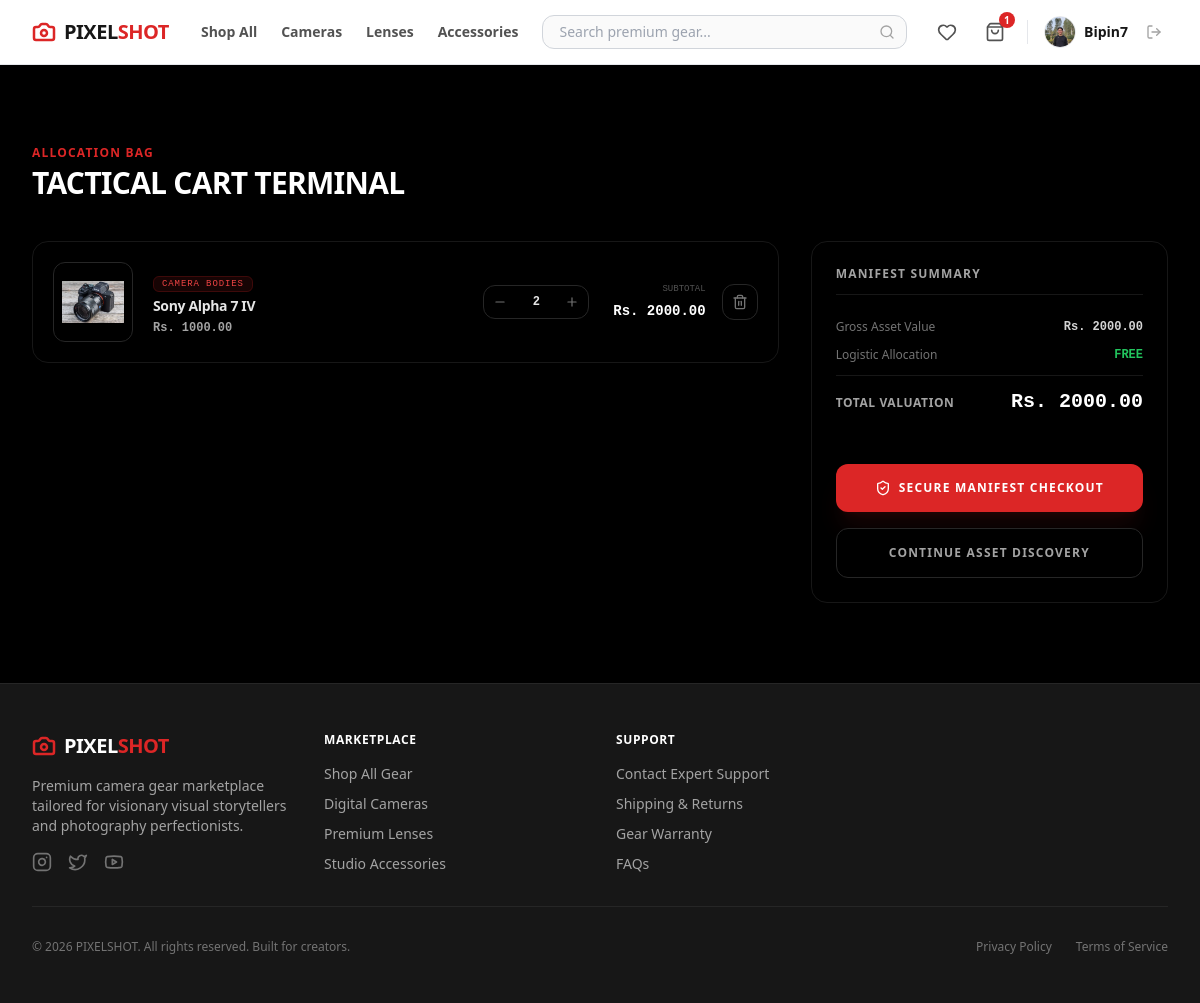
Page /cart/ (signed in) on the earlier database version.
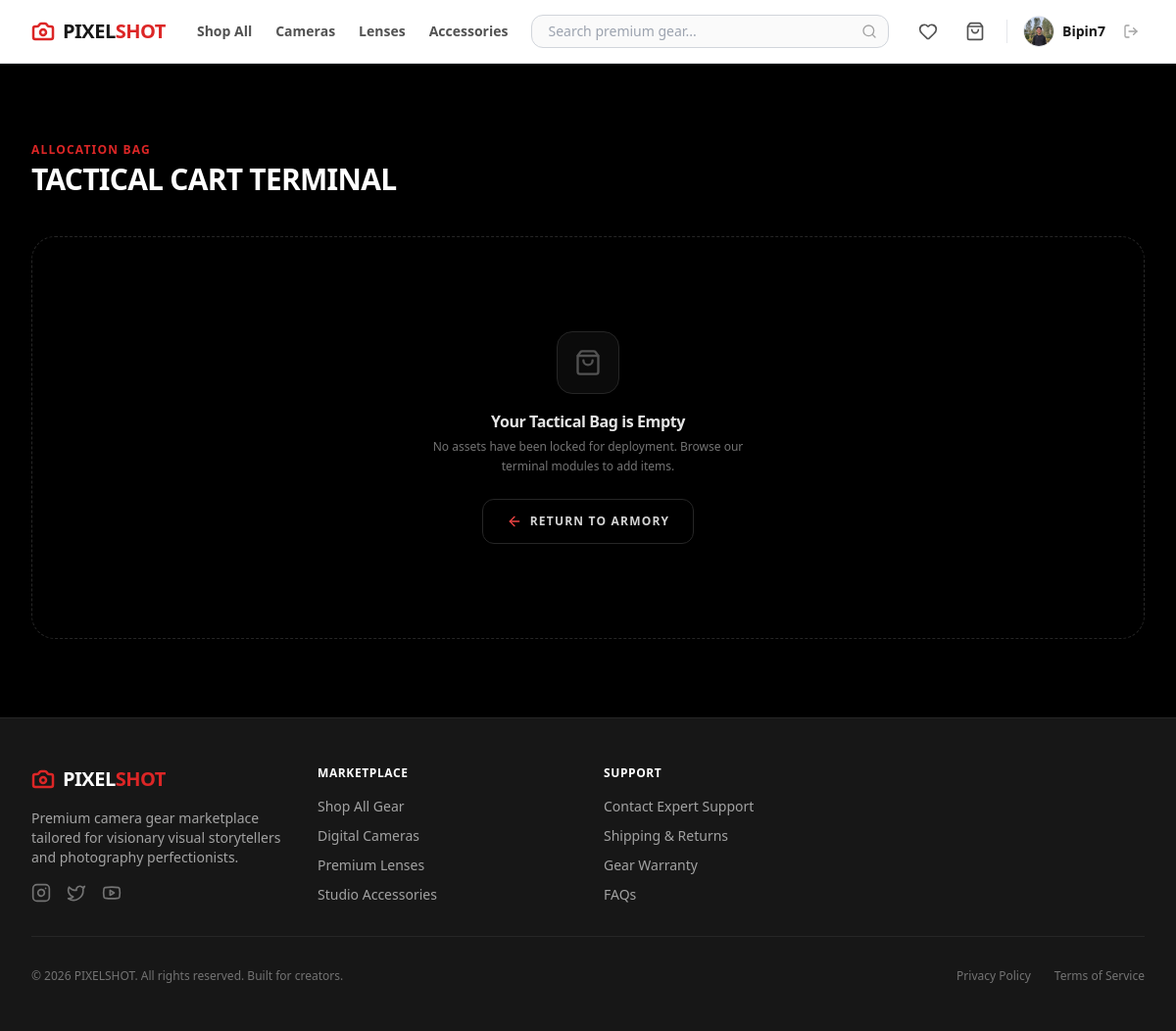
Same page on the later database version.
### ps_app/models.py (models this page shows, shortened)
class User(AbstractUser):
    phone = models.CharField(max_length=20, blank=True)
    address = models.TextField(blank=True)
    profile_picture = models.ImageField(upload_to='images/user/', blank=True, null=True)

class Cart(models.Model):
    customer = models.OneToOneField(User, on_delete=models.CASCADE, related_name='cart')

class CartItem(models.Model):
    cart = models.ForeignKey(Cart, on_delete=models.CASCADE, related_name='items')
    product = models.ForeignKey(Product, on_delete=models.CASCADE)
    quantity = models.PositiveIntegerField(default=1)
    @property
    def total_price(self):
        return self.product.price * self.quantity

class Product(models.Model):
    class Category(models.TextChoices):
        CAMERAS = 'cameras', 'Camera Bodies'
        LENSES = 'lenses', 'Lenses & Optics'
        STABILIZERS = 'stabilizers', 'Gimbals & Tripods'
        LIGHTING = 'lighting', 'Studio & On-Camera Lighting'
        AUDIO = 'audio', 'Microphones & Audio Recorders'
        STORAGE = 'storage', 'Memory Cards & Drives'
        ACCESSORIES = 'accessories', 'Bags, Power & Rigging'
    class Condition(models.TextChoices):
        NEW = 'new', 'Brand New (Sealed)'
        REFURBISHED = 'refurbished', 'Factory Refurbished'
        OPEN_BOX = 'open_box', 'Open Box / Mint'
    brand = models.ForeignKey(Brand, on_delete=models.SET_NULL, null=True, related_name='products')
    name = models.CharField(max_length=255)
    category = models.CharField(max_length=20, choices=Category.choices)
    condition = models.CharField(max_length=20, choices=Condition.choices, default=Condition.NEW)
    description = models.TextField()
    price = models.DecimalField(max_digits=10, decimal_places=2)
    stock = models.PositiveIntegerField(default=0)
    product_image = models.ImageField(upload_to='images/products/')
    sku = models.CharField(max_length=100, unique=True, blank=True, null=True, help_text="Unique Product SKU Stock Identifier")
    is_active = models.BooleanField(default=True)
    created_at = models.DateTimeField(auto_now_add=True)

### ps_app/views/cart_view.py (the view)
# urls.py: path('cart/', cart_view, name='cart'),
@login_required
def cart_view(request):
    if request.user.is_staff:
        messages.error(request, "Staff members cannot have a cart.")
        return redirect('/dashboard/admin/')
    cart, created = Cart.objects.get_or_create(customer=request.user)
    cart_items = cart.items.all()
    total_price = sum(item.total_price for item in cart_items)
    return render(request, 'main/cart_page.html', {'cart_items': cart_items, 'total_price': total_price})

### ps_app/templates/main/cart_page.html (shortened to what the changed rows need)
<!DOCTYPE html>
<html lang="en">
<head>
    {% load static %}
    <link href="{% static 'css/styles.css' %}" rel="stylesheet" />
</head>
<body class="bg-black text-neutral-100 font-sans min-h-screen flex flex-col">
    {% include 'components/_navbar.html' %}
    <main class="flex-grow max-w-7xl w-full mx-auto px-4 sm:px-6 lg:px-8 py-12 lg:py-20">
        <div class="mb-10">
            <h1 class="text-xs font-bold uppercase tracking-widest text-red-600 mb-1">Allocation Bag</h1>
        </div>
        {% if cart_items %}
            <div class="grid grid-cols-1 lg:grid-cols-3 gap-8 items-start">
                <div class="lg:col-span-2 space-y-4">
                    {% for item in cart_items %}
                        <div class="bg-neutral-950 border border-neutral-900 rounded-2xl p-4 sm:p-5 flex flex-col sm:flex-row items-center justify-between gap-5 hover:border-neutral-800 transition-all">
                            <div class="flex flex-col sm:flex-row items-center gap-5 w-full sm:w-auto">
                                <div class="w-20 h-20 bg-black border border-neutral-800 rounded-xl overflow-hidden flex items-center justify-center p-2 shrink-0">
                                    {% if item.product.product_image %}
                                        <img src="{{ item.product.product_image.url }}" alt="{{ item.product.name }}" class="max-w-full max-h-full object-contain">
                                    {% else %}
                                        <i data-lucide="camera" class="w-6 h-6 text-neutral-800"></i>
                                    {% endif %}
                                </div>
                                <div class="space-y-1 text-center sm:text-left">
                                    <span class="text-[9px] font-mono uppercase tracking-widest text-red-500 bg-red-600/10 border border-red-600/20 px-2 py-0.5 rounded-md">
                                        {{ item.product.get_category_display }}
                                    </span>
                                    <h3 class="font-bold text-neutral-200 text-sm tracking-tight line-clamp-1 mt-1">
                                        {{ item.product.name }}
                                    </h3>
                                    <p class="text-xs font-mono font-black text-neutral-400">
                                        Rs. {{ item.product.price|floatformat:2 }}
                                    </p>
                                </div>
                            </div>
                            <div class="flex items-center justify-between sm:justify-end gap-6 w-full sm:w-auto border-t sm:border-t-0 border-neutral-900 pt-4 sm:pt-0">
                                <div class="flex items-center border border-neutral-800 rounded-xl overflow-hidden bg-black">
                                    <a href="/cart/decrease/{{ item.product.id }}/" class="w-8 h-8 flex items-center justify-center text-neutral-500 hover:text-white hover:bg-neutral-900 transition-colors">
                                        <i data-lucide="minus" class="w-3.5 h-3.5"></i>
                                    </a>
                                    <span class="w-10 text-center font-mono text-xs font-bold text-neutral-200">
                                        {{ item.quantity }}
                                    </span>
                                    <a href="/cart/increase/{{ item.product.id }}/" class="w-8 h-8 flex items-center justify-center text-neutral-500 hover:text-white hover:bg-neutral-900 transition-colors">
                                        <i data-lucide="plus" class="w-3.5 h-3.5"></i>
                                    </a>
                                </div>
                                <div class="flex items-center gap-4">
                                    <div class="text-right hidden sm:block">
                                        <span class="text-[9px] font-mono text-neutral-600 block uppercase">Subtotal</span>
                                        <span class="font-mono text-sm font-black text-white">Rs. {{ item.total_price|floatformat:2 }}</span>
                                    </div>
                                    <a href="/cart/remove/{{ item.product.id }}/" class="w-9 h-9 bg-black hover:bg-red-600/10 border border-neutral-800 hover:border-red-600/30 text-neutral-500 hover:text-red-500 rounded-xl transition-all flex items-center justify-center shadow-md">
                                        <i data-lucide="trash-2" class="w-4 h-4"></i>
                                    </a>
                                </div>
                            </div>
                        </div>
                    {% endfor %}
                </div>
                <div class="bg-neutral-950 border border-neutral-900 rounded-2xl p-6 space-y-6 lg:sticky lg:top-24">
                    <h2 class="text-xs font-bold uppercase tracking-widest text-neutral-400 border-b border-neutral-900 pb-3">Manifest Summary</h2>
                    <div class="space-y-3">
                        <div class="flex justify-between items-center text-xs">
                            <span class="text-neutral-500 font-medium">Gross Asset Value</span>
                            <span class="font-mono font-bold text-neutral-300">Rs. {{ total_price|floatformat:2 }}</span>
                        </div>
                        <div class="flex justify-between items-center text-xs">
                            <span class="text-neutral-500 font-medium">Logistic Allocation</span>
                            <span class="font-mono font-bold text-green-500">FREE</span>
                        </div>
                        <div class="border-t border-neutral-900 pt-3 flex justify-between items-baseline">
                            <span class="text-xs font-bold uppercase tracking-wider text-neutral-400">Total Valuation</span>
                            <span class="font-mono text-xl font-black text-white">Rs. {{ total_price|floatformat:2 }}</span>
                        </div>
                    </div>
                    <form method="POST" action="/payment/initiate/" class="space-y-4 pt-2">
                        <button type="button" id="action_button" class="w-full bg-red-600 hover:bg-red-700 text-white font-black py-4 px-6 rounded-xl text-xs uppercase tracking-widest transition-all flex items-center justify-center gap-2 shadow-xl shadow-red-600/10 cursor-pointer">
                            <i data-lucide="shield-check" class="w-4 h-4"></i>
                            <span id="button_text">Secure Manifest Checkout</span>
                        </button>
                        <a href="/products/" class="w-full bg-black hover:bg-neutral-900 text-neutral-400 hover:text-white font-black py-4 px-6 rounded-xl text-xs uppercase tracking-widest transition-all flex items-center justify-center gap-2 border border-neutral-800">
                            Continue Asset Discovery
                        </a>
                    </form>
                </div>
            </div>
        {% else %}
            <div class="flex flex-col items-center justify-center text-center py-24 border border-dashed border-neutral-800 rounded-3xl bg-black">
                <div class="w-16 h-16 bg-neutral-900/50 rounded-2xl flex items-center justify-center border border-neutral-800 mb-4">
                    <i data-lucide="shopping-bag" class="w-7 h-7 text-neutral-600"></i>
                </div>
                <h3 class="text-neutral-200 font-bold text-base tracking-tight">Your Tactical Bag is Empty</h3>
                <p class="text-xs text-neutral-500 mt-1 max-w-xs leading-relaxed mb-6">No assets have been locked for deployment. Browse our terminal modules to add items.</p>
                <a href="/products/" class="bg-neutral-950 hover:bg-neutral-900 border border-neutral-800 hover:border-red-600/50 text-neutral-300 hover:text-white font-black px-6 py-3.5 rounded-xl text-xs uppercase tracking-widest transition-all flex items-center gap-2">
                    <i data-lucide="arrow-left" class="w-4 h-4 text-red-500"></i>
                    Return to Armory
                </a>
            </div>
        {% endif %}
    </main>
</body>
</html>

### ps_app/templates/components/_navbar.html (shortened to what the changed rows need)
<nav class="bg-white border-b border-gray-200 sticky top-0 z-50 font-sans text-neutral-900">
    <div class="max-w-7xl mx-auto px-4 sm:px-6 lg:px-8">
        <div class="flex justify-between h-16 items-center">
            <div class="flex items-center gap-4">
                {% if user.is_authenticated and not user.is_staff %}
                    <a href="/cart/" class="p-1.5 text-neutral-600 hover:text-red-600 transition-colors relative">
                        <i data-lucide="shopping-bag" class="w-5 h-5"></i>
                        {% if user.is_authenticated and user.cart.items.exists %}
                            <span class="absolute top-0 right-0 w-4 h-4 bg-red-600 text-white text-[10px] font-bold rounded-full flex items-center justify-center transform translate-x-1 -translate-y-1">
                                {{ user.cart.items.count }}
                            </span>
                        {% endif %}
                    </a>
                {% endif %}
                {% if user.is_authenticated %}
                    <div class="flex items-center gap-3">
                        <a href="/profile/" class="flex items-center gap-2 group">
                            {% if user.profile_picture %}
                                <img src="{{ user.profile_picture.url }}" alt="Profile" class="w-8 h-8 rounded-full object-cover border border-gray-200 group-hover:border-red-600 transition-colors">
                            {% else %}
                                <div class="w-8 h-8 rounded-full bg-neutral-100 border border-gray-200 flex items-center justify-center text-neutral-500 group-hover:border-red-600 transition-colors">
                                    <i data-lucide="user" class="w-4 h-4"></i>
                                </div>
                            {% endif %}
                            <span class="text-sm font-semibold hidden lg:block group-hover:text-red-600 transition-colors">{{ user.username }}</span>
                        </a>
                        <form action="/logout/" method="POST" class="inline">
                            <button type="submit" class="p-1.5 text-neutral-400 hover:text-red-600 transition-colors" title="Log Out">
                                <i data-lucide="log-out" class="w-4 h-4"></i>
                            </button>
                        </form>
                    </div>
                {% else %}
                    <div class="flex items-center gap-3 text-sm font-bold">
                        <a href="/login/" class="text-neutral-600 hover:text-black transition-colors px-2 py-1.5">Sign In</a>
                        <a href="/register/" class="bg-neutral-900 text-white px-4 py-2 rounded-xl hover:bg-red-600 transition-all shadow-sm">Register</a>
                    </div>
                {% endif %}
            </div>
        </div>
    </div>
</nav>

Differences in the rows shown:
removed CartItem: product.product_image (picture), product.category "CAMERA BODIES", product.name "Sony Alpha 7 IV", product.price "1000.00", quantity "2", total_price "2000.00"
shown differently, row unchanged: User "Bipin7": cart.items.count "1" → (not shown)
Other differences:
{{ total_price|floatformat:2 }}: "2000.00" → (not shown)
text no longer shown: "MANIFEST SUMMARY Gross Asset Value Rs. Logistic Allocation FREE TOTAL VALUATION Rs. SECURE MANIFEST CHECKOUT CONTINUE ASSET DISCOVERY"
text now shown: "Your Tactical Bag is Empty No assets have been locked for deployment. Browse our terminal modules to add items. RETURN TO ARMORY"
